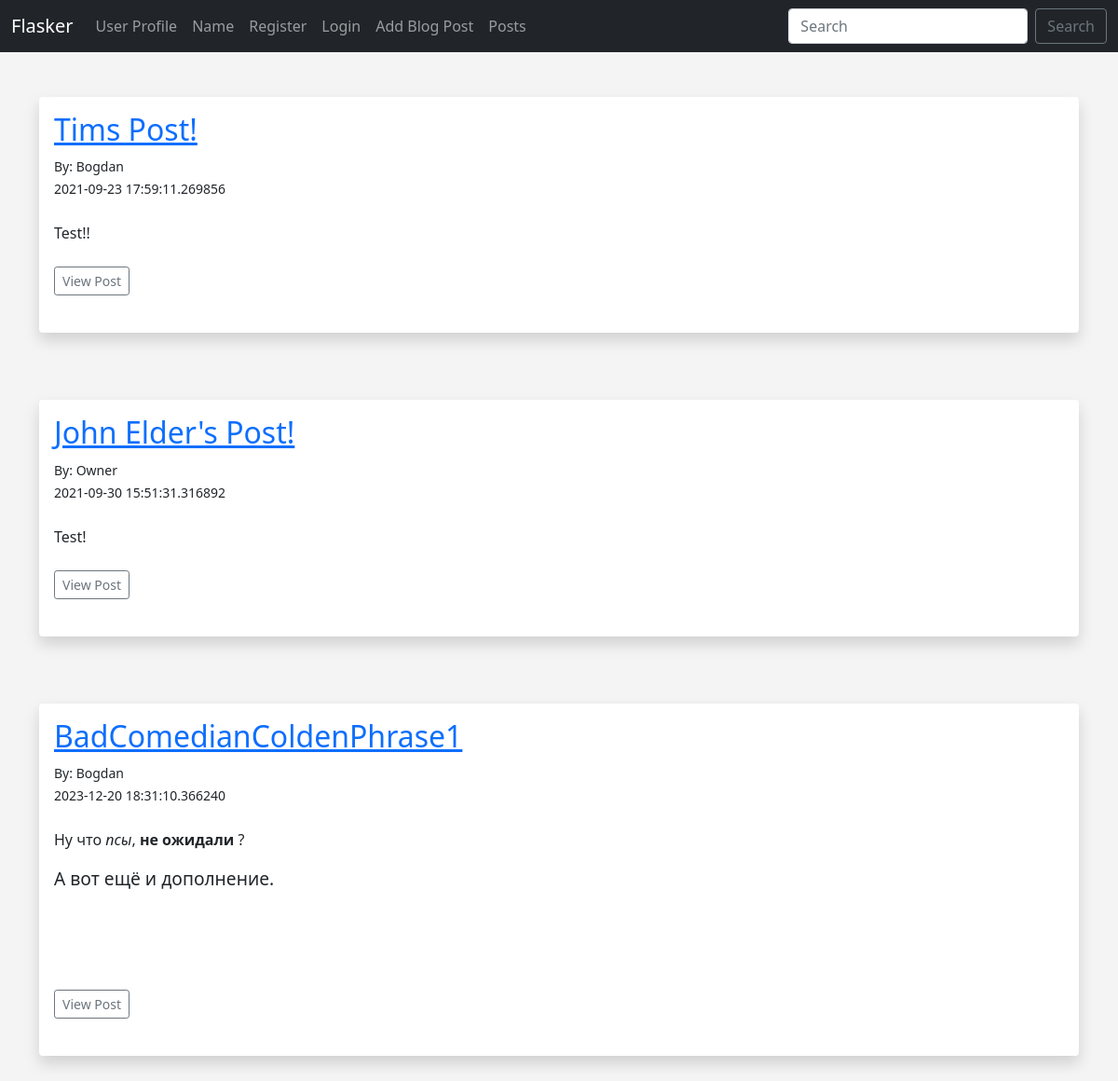
Page /posts on the earlier database version.
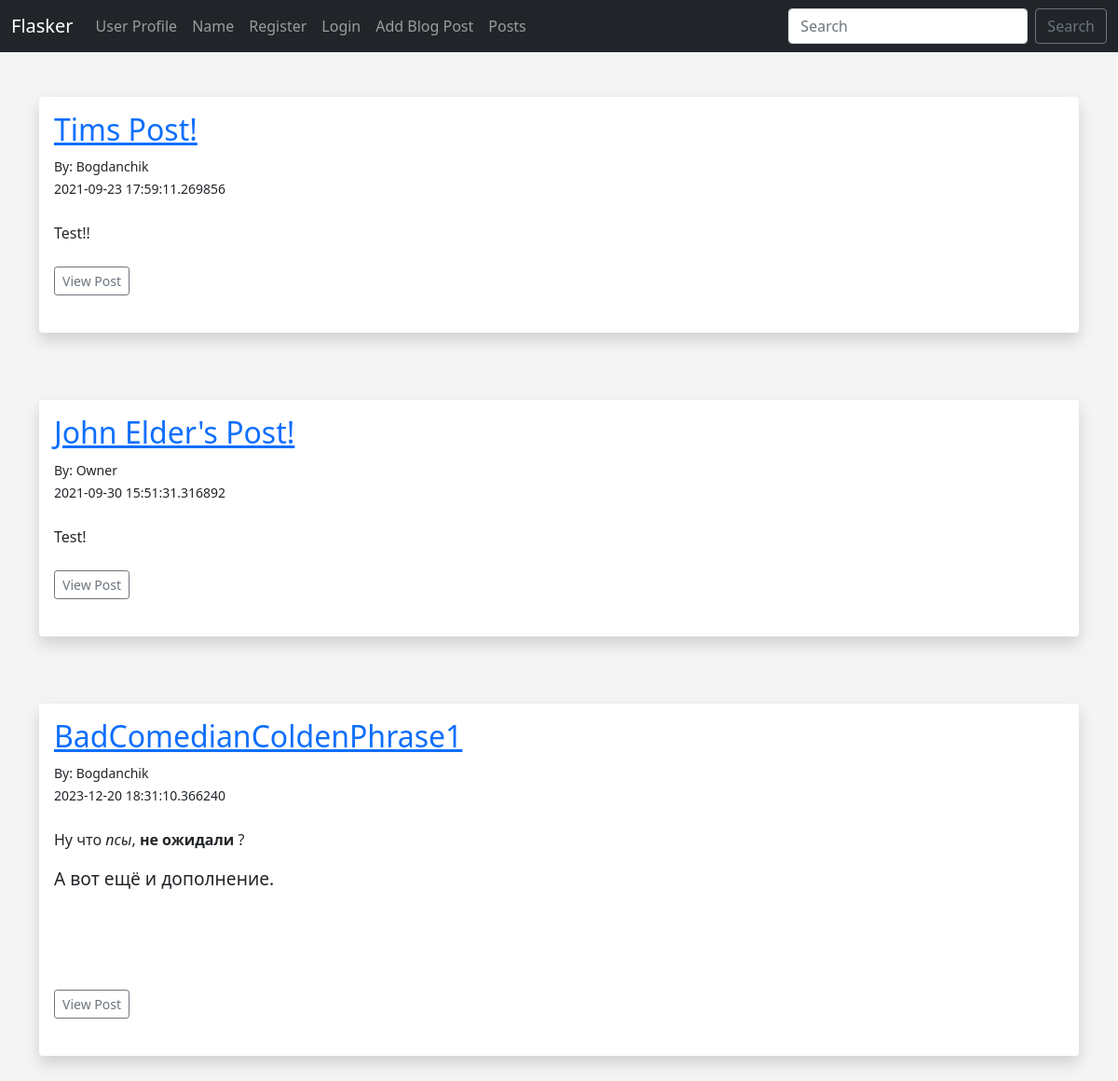
Same page on the later database version.
### app.py (models this page shows, shortened)
class Posts(db.Model):
	id = db.Column(db.Integer, primary_key=True)
	title = db.Column(db.String(255))
	content = db.Column(db.Text)
	date_posted = db.Column(db.DateTime, default=datetime.utcnow)
	slug = db.Column(db.String(255))
	poster_id = db.Column(db.Integer, db.ForeignKey('users.id'))

class Users(db.Model, UserMixin):
	id = db.Column(db.Integer, primary_key=True)
	username = db.Column(db.String(20), nullable=False, unique=True)
	name = db.Column(db.String(200), nullable=False)
	email = db.Column(db.String(120), nullable=False, unique=True)
	favorite_color = db.Column(db.String(120))
	about_author = db.Column(db.Text(500), nullable=True)
	date_added = db.Column(db.DateTime, default=datetime.utcnow)
	profile_pic = db.Column(db.String(), nullable=True)
	password_hash = db.Column(db.String(128))
	posts = db.relationship('Posts', backref='poster')
	@property
	def password(self):
		raise AttributeError('password is not a readable attribute!')

### app.py (the view)
@app.route('/posts')
def posts():
	posts = Posts.query.order_by(Posts.date_posted)
	return render_template("posts.html", posts=posts)

### webforms.py
class SearchForm(FlaskForm):
	searched = StringField("Searched", validators=[DataRequired()])
	submit = SubmitField("Submit")

### app.py (called while the page is built)
@app.context_processor
def base():
	form = SearchForm()
	return dict(form=form)

### templates/posts.html (shortened to what this page needs)
{% extends 'base.html' %}
{% block content %}
<br/>
{% for post in posts %}
<div class="shadow p-3 mb-5 bg-body rounded">
	<h2><a href="{{ url_for('post', id=post.id)}}">{{ post.title }}</a></h2>
	<small>By: {{ post.poster.name }}<br/>
	{{ post.date_posted }}</small> <br/><br/>
	{{ post.content|safe }}
	<br/><br/>
	<a href="{{ url_for('post', id=post.id)}}" class="btn btn-outline-secondary btn-sm">View Post</a>
	<br/><br/>
</div>
<br/>
{% endfor %}
{% endblock %}

Differences in the rows shown:
changed through a linked row, Posts "Tims Post!": poster.name "Bogdan" → "Bogdanchik"
changed through a linked row, Posts "BadComedianColdenPhrase1": poster.name "Bogdan" → "Bogdanchik"
